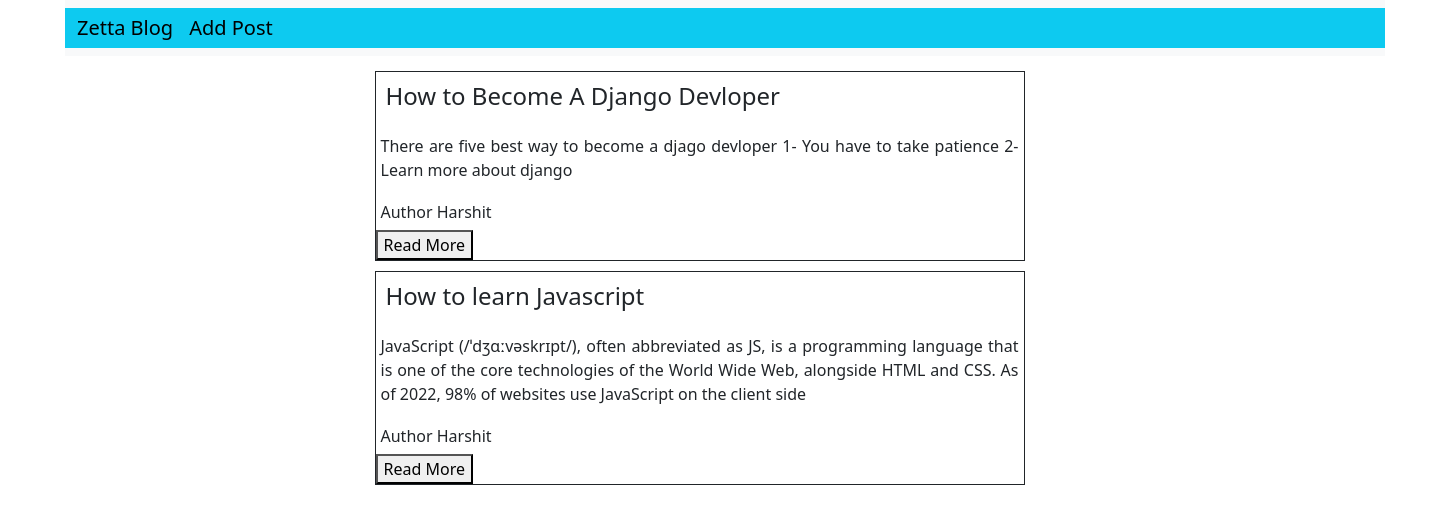
The page / on the database its author committed.
### app/models.py (models this page shows, shortened)
class BlogPost(models.Model):
    model_id = models.AutoField(primary_key=True)
    model_title = models.CharField(max_length=500)
    model_author = models.CharField(max_length=150)
    model_short = models.CharField(max_length=1500)
    model_post = models.CharField(max_length=10000, default="Not Added")

### app/views.py (the view)
# urls.py: path("", views.index),
def index(request):
    post = BlogPost.objects.all()
    return render(request, 'index.html',{'post':post})

### app/templates/index.html (shortened to what this page needs)
{% extends 'base.html' %}
{% block content %}
    <section class="container main" style="margin-top: 15px; margin-left: 25%">
      {% for i in post %}
      <div class="" style="text-align: justify; height: autopx; width: 650px;border: 1px solid;margin-bottom: 10px;">
        <h4 style="padding-top: 10px;padding-left: 10px;">{{ i.model_title}}</h4>
        <p style="padding-top: 15px;padding-left: 5px;padding-right: 5px;padding-bottom: 5px;">
          {{i.model_short}}
        </p>
        <h6 style="padding-left: 5px;">Author {{i.model_author}}</h6>
        <form action="{% url 'readPost' id=i.model_id %}" method="post">
          <button type="Submit">Read More</button>
        </form>
      </div>
      {% endfor %}
    </section>
{% endblock %}

### app/templates/base.html (shortened to what this page needs)
<!DOCTYPE html>
<html lang="en">
  <head>
    <link
      href="https://cdn.jsdelivr.net/npm/bootstrap@5.3.0/dist/css/bootstrap.min.css"
      rel="stylesheet"
    />
  </head>
  <body>
    <header>
        <nav class="navbar navbar-expand-lg bg-body-tertiary container ">
          <div class="container-fluid bg-info">
            <a class="navbar-brand" href="/">Zetta Blog</a>
            <a class="navbar-brand" href="addPost/">Add Post</a>
          </div>
        </nav>
      </header>
      {% block content %}
      {% endblock %}
  </body>
</html>

### rows shown on the page
BlogPost: model_title "How to Become A Django Devloper", model_short "There are five best way to become a djago devloper 1- You have to take patience 2- Learn more about django", model_author "Harshit"
BlogPost: model_title "How to learn Javascript", model_short "JavaScript (/ˈdʒɑːvəskrɪpt/), often abbreviated as JS, is a programming language that is one of the core technologies of the World Wide Web, alongside HTML and CSS. As of 2022, 98% of websites use JavaScript on the client side", model_author "Harshit"
